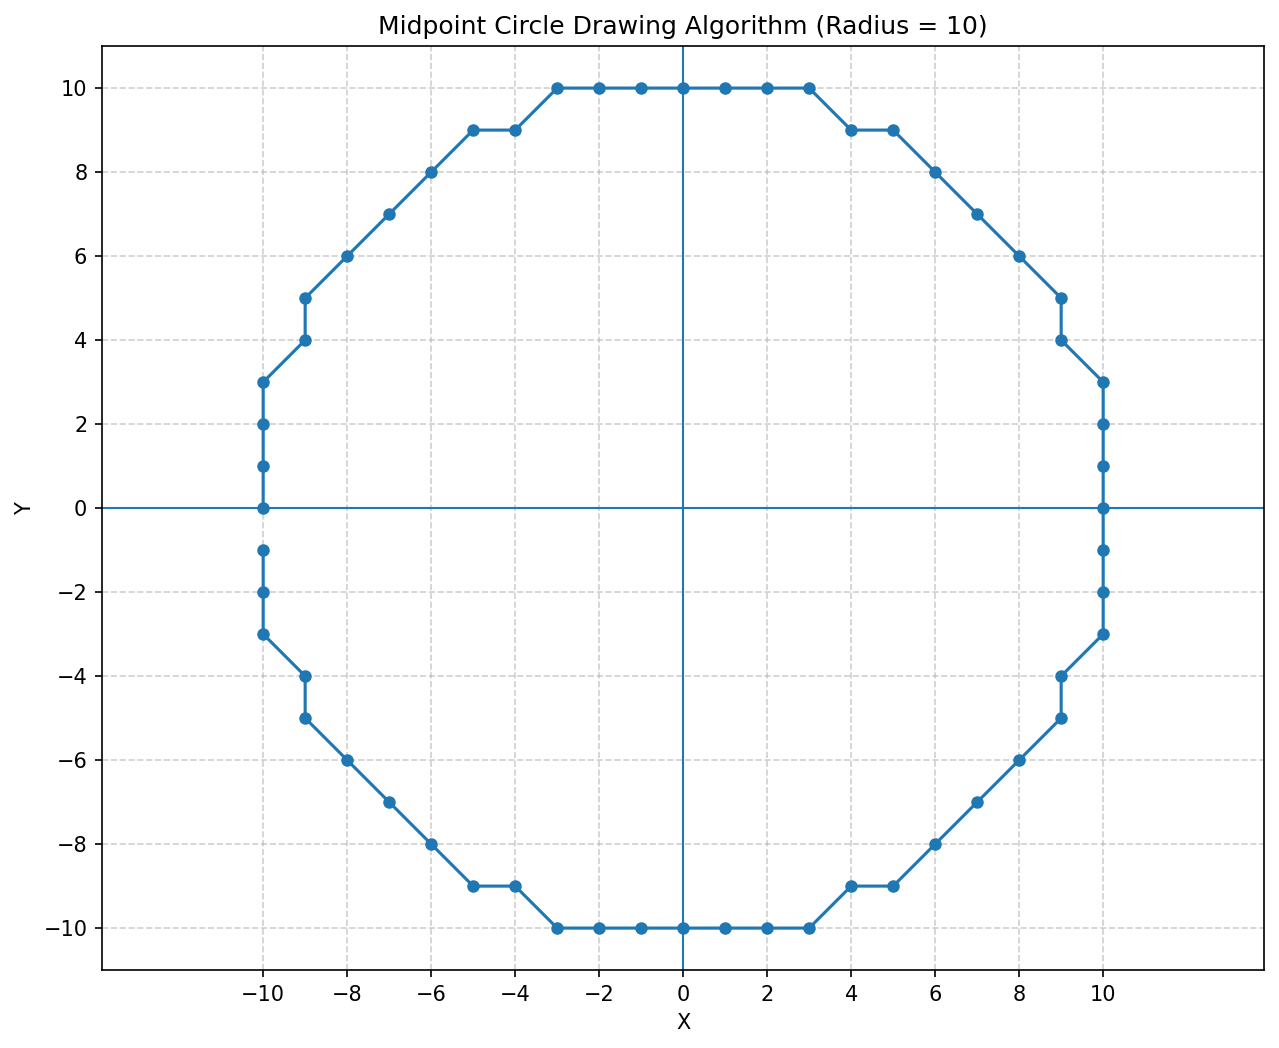

Recreate this plot in Python.
import matplotlib.pyplot as plt


# -----------------------------------------
# Midpoint Circle Drawing Algorithm
# -----------------------------------------

def midpoint_circle(radius):
    points = []

    x = 0
    y = radius

    # Initial decision parameter
    p = 1 - radius

    while x <= y:

        # Eight-way symmetry
        points.append((x, y))
        points.append((-x, y))
        points.append((x, -y))
        points.append((-x, -y))

        points.append((y, x))
        points.append((-y, x))
        points.append((y, -x))
        points.append((-y, -x))

        # Update decision parameter
        if p < 0:
            x = x + 1
            p = p + 2 * x + 1

        else:
            x = x + 1
            y = y - 1
            p = p + 2 * x - 2 * y + 1

    return points


# -----------------------------------------
# Parameters
# -----------------------------------------

radius = 10

points = midpoint_circle(radius)


# Remove duplicate points
points = list(set(points))


# Sort points around the circle
import math

points.sort(
    key=lambda p: math.atan2(p[1], p[0])
)


# Separate X and Y coordinates
x_values = [p[0] for p in points]
y_values = [p[1] for p in points]


# -----------------------------------------
# Plot
# -----------------------------------------

plt.figure(figsize=(10, 8))

plt.plot(
    x_values,
    y_values,
    '-o',
    markersize=5
)


# X-axis
plt.axhline(
    0,
    linewidth=1
)


# Y-axis
plt.axvline(
    0,
    linewidth=1
)


# Grid
plt.grid(
    True,
    linestyle='--',
    alpha=0.6
)


# Equal scale
plt.axis('equal')


# Axis labels
plt.xlabel("X")
plt.ylabel("Y")


# Title
plt.title(
    "Midpoint Circle Drawing Algorithm (Radius = 10)"
)


# Show integer ticks
plt.xticks(range(-10, 11, 2))
plt.yticks(range(-10, 11, 2))


# Save image
plt.savefig(
    "midpoint_circle.png",
    dpi=150,
    bbox_inches="tight"
)


plt.show()


print("Circle generated using Midpoint Circle Drawing Algorithm.")
print("Image saved as midpoint_circle.png")
